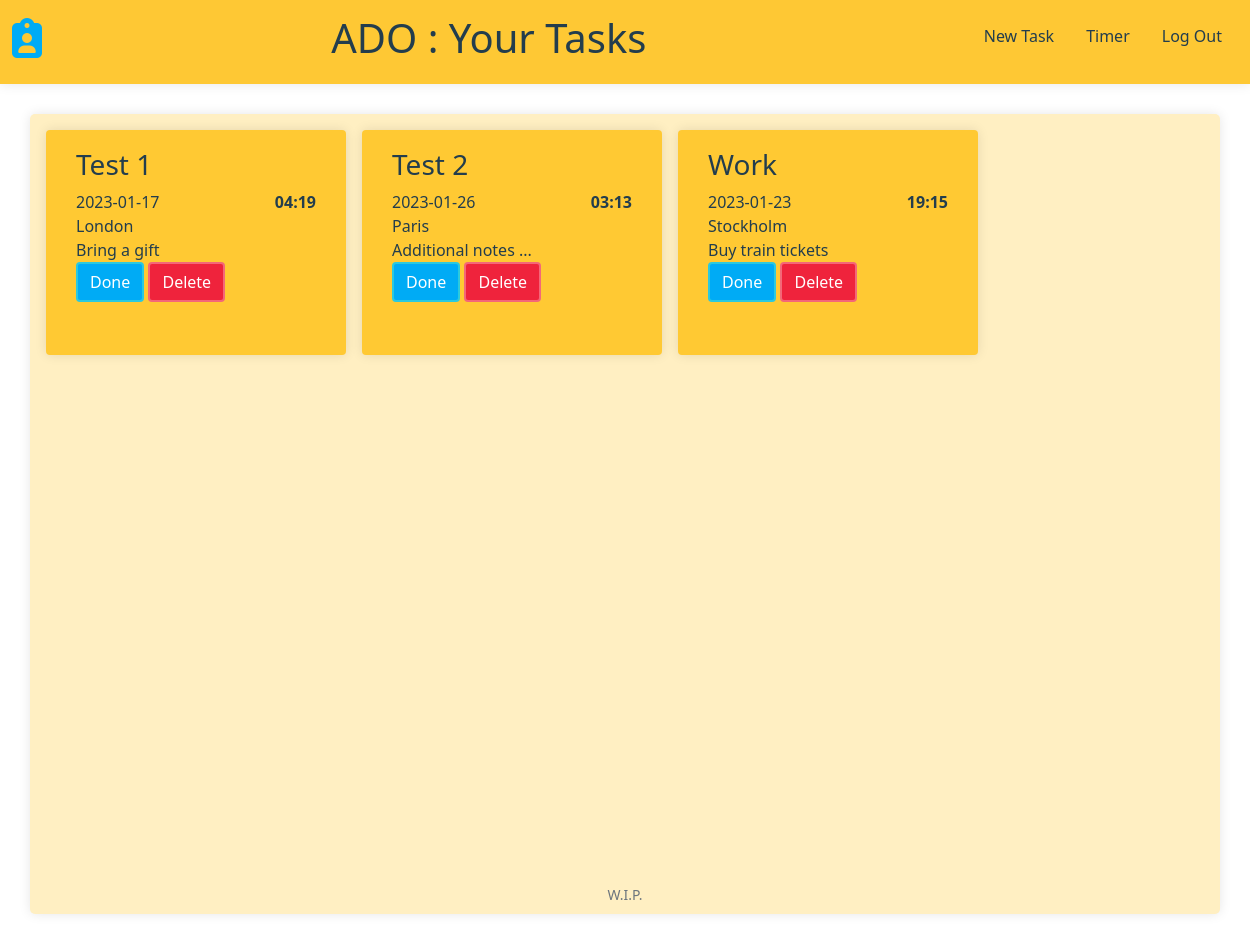
The app's page / (signed in), older data.
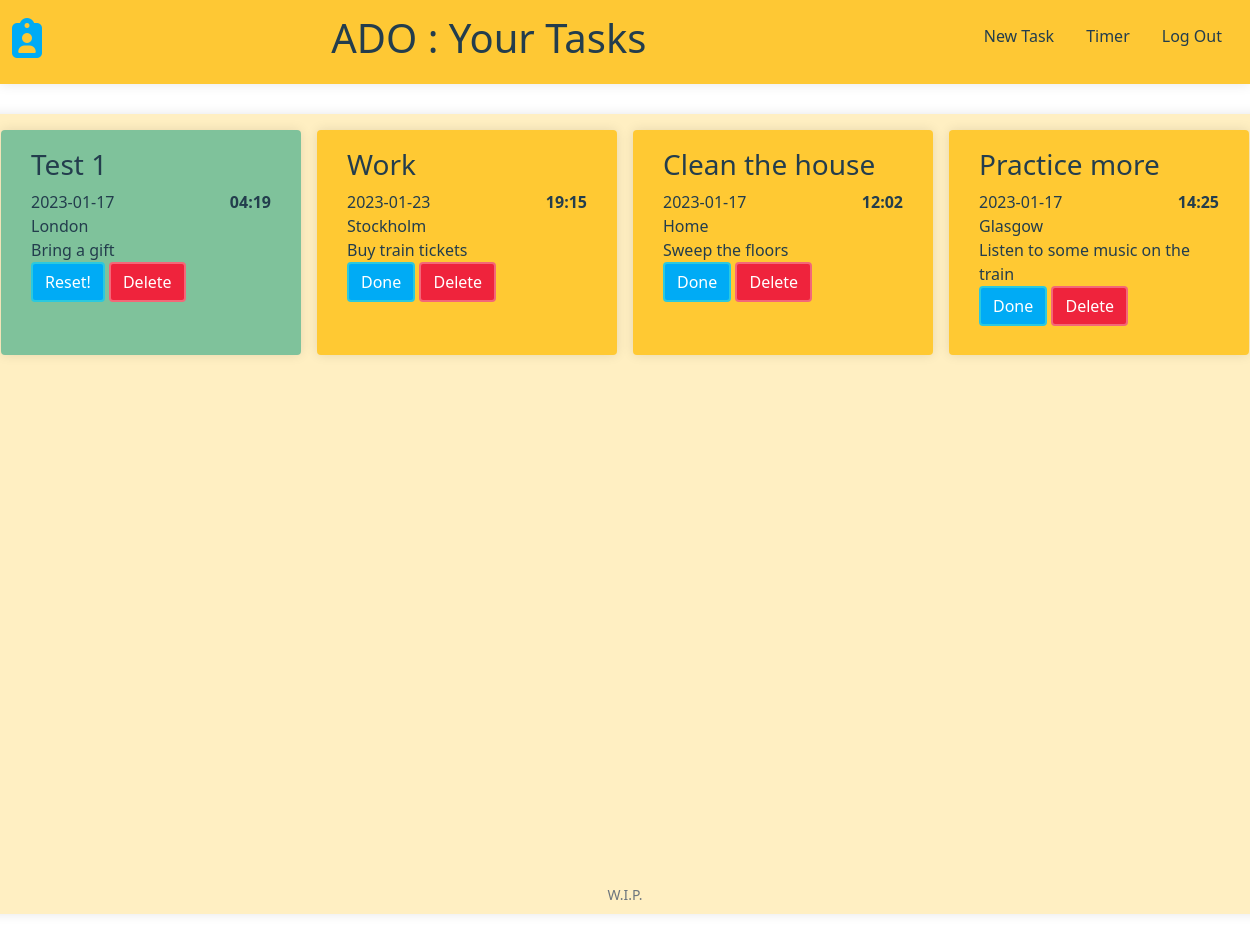
The same page, newer data.
### tables this page shows
CREATE TABLE tasks (
id INTEGER PRIMARY KEY AUTOINCREMENT NOT NULL,
task_head TEXT,
due DATETIME,
created_at DATETIME DEFAULT (datetime('now')),
notes TEXT,
user_id INTEGER,
location TEXT,
category TEXT,
time TIME,
complete BOOLEAN NOT NULL DEFAULT false,
updated_at DATETIME,
FOREIGN KEY (user_id) REFERENCES users(id));

### app.py (the view)
@app.route("/")
@login_required
def homepage():
    tasks = get_user_tasks(session["user_id"][0])
    return render_template("homepage.html", tasks=tasks)

### helpers.py (called while the page is built)
def login_required(f):
    @wraps(f)
    def decorated_function(*args, **kwargs):
        if session.get("user_id") is None:
            return redirect("/login")
        return f(*args, **kwargs)
    return decorated_function

def get_user_tasks(user_id):
    user_task_query = "SELECT * FROM tasks WHERE user_id = ?"
    cur = conn.cursor()
    cur.execute(user_task_query, (user_id,))
    task_response = cur.fetchall()
    tasks = []
    for task_entry in task_response:
        task = {}
        task["task_name"] = task_entry[1]
        task["task_due"] = task_entry[2]
        task["task_category"] = task_entry[7]
        task["task_time"] = task_entry[8]
        task["task_location"] = task_entry[6]
        task["task_notes"] = task_entry[4]
        task["task_created"] = task_entry[3]
        task["task_updated_at"] = task_entry[10]
        task["task_id"] = task_entry[0]
        if task_entry[9] == 0:
            task["task_completed"] = False
        else:
            task["task_completed"] = True
        tasks.append(task)
    return tasks

### templates/homepage.html (shortened to what this page needs)
{% extends "layout.html" %}  {% block title %} Your Tasks {% endblock %} {% block main %}
<div class="tasks-container">
  <div class="homepage-canvas">
    {% for task in tasks %}
    <div
      class="{% if task['task_completed'] %}card-item task-done-color{% else %}card-item{% endif %}"
      id="{{ task['task_id'] }}"
    >
      <div>
        <h3>{{ task["task_name"].capitalize() }}</h3>
      </div>
      <div class="times">
        <p>{{ task["task_due"] }}</p>
        <p><strong>{{ task["task_time"] }}</strong></p>
      </div>
      <div>
        <p>{{ task["task_location"].capitalize() }}</p>
      </div>
      <div class="card-item-notes">
        <p>{{ task["task_notes"].capitalize() }}</p>
      </div>
      <div class="card-task-buttons">
        <button class="btn primary-btn" id="done" value="{{ task['task_id'] }}">
          {% if task["task_completed"] %} Reset! {% else %} Done {% endif %}
        </button>
        <button
          class="btn button-warning"
          id="delete"
          value="{{ task['task_id'] }}"
        >
          Delete
        </button>
      </div>
    </div>
    {% endfor %}
  </div>
</div>
{% endblock %}

Row changes from the older to the newer data that the page shows:
removed tasks: task_name "Test 2", task_due "2023-01-26", task_time "03:13", task_location "Paris", task_notes "Additional notes ...", {{ task['task_id'] }} 2 (drawn), shows "Done"
changed tasks "Test 1": text "Done" → "Reset!"
added tasks: task_name "Clean the house", task_due "2023-01-17", task_time "12:02", task_location "Home", task_notes "Sweep the floors", {{ task['task_id'] }} 4 (drawn), shows "Done"
added tasks: task_name "Practice more", task_due "2023-01-17", task_time "14:25", task_location "Glasgow", task_notes "Listen to some music on the train", {{ task['task_id'] }} 5 (drawn), shows "Done"
